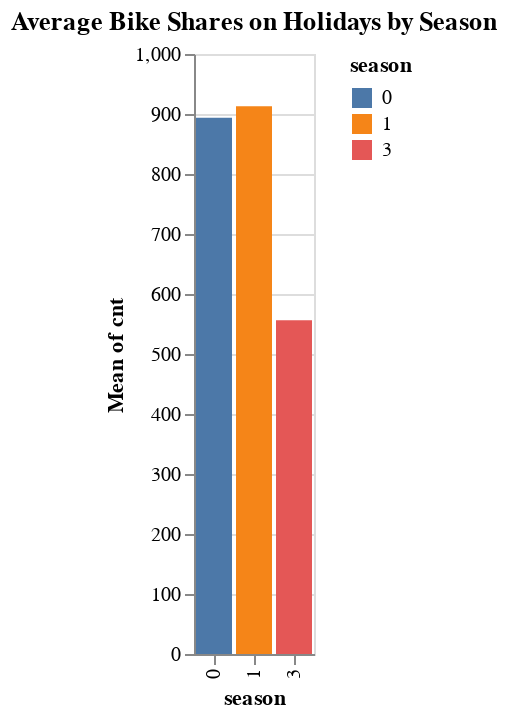

The cell this chart's notebook holds for it:
### Markdown cell above
**TASK 13-
PLOTTING BIKE SHARES BY YEAR & PLOTTING BIKE SHARES ON HOLIDAYS BY SEASON**

### Code cell
# prompt: #	TASK 13 - PLOTTING BIKE SHARES BY YEAR & PLOTTING BIKE SHARES ON HOLIDAYS BY SEASON

import altair as alt

# Plot bike shares by year
alt.Chart(data).mark_line().encode(
    x='year:N',
    y='mean(cnt)'
).properties(
    title='Average Bike Shares per Year'
)

# Plot bike shares on holidays by season
alt.Chart(data[data['is_holiday'] == 1]).mark_bar().encode(
    x='season:N',
    y='mean(cnt)',
    color='season:N'
).properties(
    title='Average Bike Shares on Holidays by Season'
)

### Figure 1 — Vega-Lite specification as saved in the notebook (floating-point values rounded to 4 significant figures; data arrays with more than 128 entries replaced by an {"elided": "..."} marker saying what was removed)
{"config": {"view": {"continuousWidth": 300, "continuousHeight": 300}}, "data": {"name": "data-0c524889a76ffc836bdda703b5f32547"}, "mark": {"type": "bar"}, "encoding": {"color": {"field": "season", "type": "nominal"}, "x": {"field": "season", "type": "nominal"}, "y": {"aggregate": "mean", "field": "cnt", "type": "quantitative"}}, "title": "Average Bike Shares on Holidays by Season", "$schema": "https://vega.github.io/schema/vega-lite/v5.20.1.json", "datasets": {"data-0c524889a76ffc836bdda703b5f32547": {"elided": "384 records"}}}
